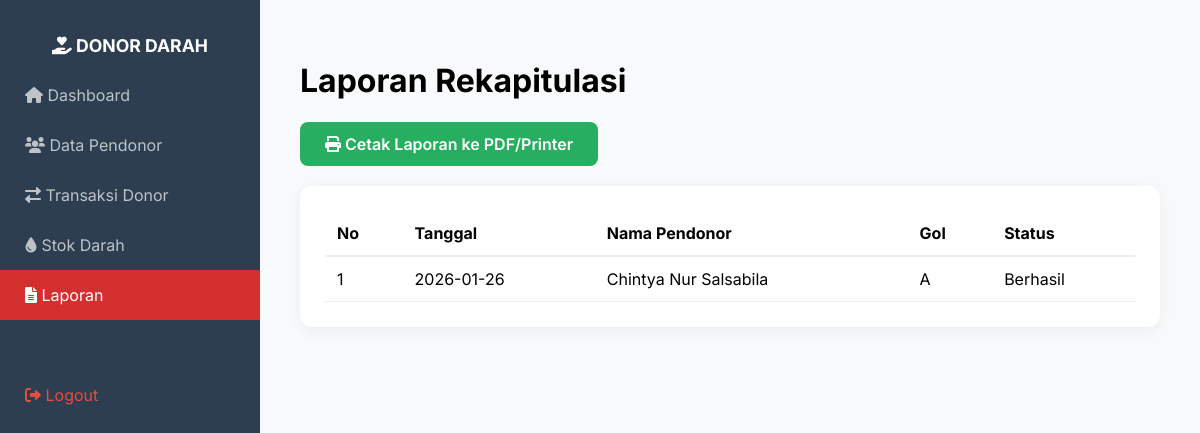
Screenshot of /laporan.php (signed in) with the database file from the repository.
### tables this page shows
CREATE TABLE `transaksi` (
  `id_transaksi` int(11) NOT NULL,
  `id_pendonor` int(11) DEFAULT NULL,
  `tgl_transaksi` date DEFAULT NULL,
  `tekanan_darah` varchar(20) DEFAULT NULL,
  `berat_badan` int(11) DEFAULT NULL,
  `status` enum('Berhasil','Gagal') DEFAULT NULL
);

CREATE TABLE `pendonor` (
  `id_pendonor` int(11) NOT NULL,
  `nik` varchar(16) NOT NULL,
  `nama_pendonor` varchar(100) NOT NULL,
  `jenis_kelamin` enum('L','P') DEFAULT NULL,
  `golongan_darah` varchar(5) DEFAULT NULL,
  `alamat` text DEFAULT NULL,
  `no_telp` varchar(20) DEFAULT NULL
);

### laporan.php (the view, shortened to what this page needs)
<?php
include '../koneksi.php';
?>
<!DOCTYPE html>
<html lang="id">
<head>
    <link rel="stylesheet" href="https://cdnjs.cloudflare.com/ajax/libs/font-awesome/6.0.0/css/all.min.css">
</head>
<body>
    <div class="sidebar">
        <h2 style="text-align:center; font-size: 1.1rem;"><i class="fas fa-hand-holding-heart"></i> DONOR DARAH</h2>
        <a href="index.php"><i class="fas fa-home"></i> Dashboard</a>
        <a href="pendonor.php"><i class="fas fa-users"></i> Data Pendonor</a>
        <a href="transaksi.php"><i class="fas fa-exchange-alt"></i> Transaksi Donor</a>
        <a href="stok.php"><i class="fas fa-tint"></i> Stok Darah</a>
        <a href="laporan.php" class="active"><i class="fas fa-file-alt"></i> Laporan</a>
        <a href="logout.php" style="margin-top:50px; color:#e74c3c;"><i class="fas fa-sign-out-alt"></i> Logout</a>
    </div>
    <div class="main-content">
        <h1>Laporan Rekapitulasi</h1>
        <a href="laporanCetak.php" target="_blank" class="btn-print"><i class="fas fa-print"></i> Cetak Laporan ke PDF/Printer</a>
        <div class="card-table">
            <table>
                <thead>
                    <tr>
                        <th>No</th>
                        <th>Tanggal</th>
                        <th>Nama Pendonor</th>
                        <th>Gol</th>
                        <th>Status</th>
                    </tr>
                </thead>
                <tbody>
                    <?php
                    $no = 1;
                    $query = mysqli_query($koneksi, "SELECT t.*, p.nama_pendonor, p.golongan_darah FROM transaksi t JOIN pendonor p ON t.id_pendonor = p.id_pendonor ORDER BY t.id_transaksi DESC");
                    if ($query && mysqli_num_rows($query) > 0) {
                        while($d = mysqli_fetch_assoc($query)){
                            echo "<tr>
                                <td>".$no++."</td>
                                <td>".htmlspecialchars($d['tgl_transaksi'])."</td>
                                <td>".htmlspecialchars($d['nama_pendonor'])."</td>
                                <td>".htmlspecialchars($d['golongan_darah'])."</td>
                                <td>".htmlspecialchars($d['status'])."</td>
                            </tr>";
                        }
                    } else {
                        echo "<tr><td colspan='5' style='text-align:center; color:#999;'>Belum ada data transaksi.</td></tr>";
                    } ?>
                </tbody>
            </table>
        </div>
    </div>
</body>
</html>

### laporan.php (style rules this page uses)
:root { --primary-red: #d32f2f; --sidebar-color: #2c3e50; }
body { font-family: 'Inter', sans-serif; background-color: #f8f9fa; margin: 0; display: flex; }
.sidebar { width: 260px; height: 100vh; background: var(--sidebar-color); color: white; position: fixed; padding-top: 20px; }
.sidebar a { display: block; padding: 15px 25px; color: #bdc3c7; text-decoration: none; }
.sidebar a.active { background: var(--primary-red); color: white; }
.main-content { margin-left: 260px; width: calc(100% - 260px); padding: 40px; }
.card-table { background: white; padding: 25px; border-radius: 12px; box-shadow: 0 4px 15px rgba(0,0,0,0.05); }
.btn-print { background: #27ae60; color: white; padding: 12px 25px; text-decoration: none; border-radius: 8px; font-weight: 600; display: inline-block; margin-bottom: 20px; }
table { width: 100%; border-collapse: collapse; }
table th { text-align: left; padding: 12px; border-bottom: 2px solid #eee; }
table td { padding: 12px; border-bottom: 1px solid #eee; }

### rows the page displays
transaksi: tgl_transaksi "2026-01-26", id_pendonor.nama_pendonor "Chintya Nur Salsabila", id_pendonor.golongan_darah "A", status "Berhasil"
